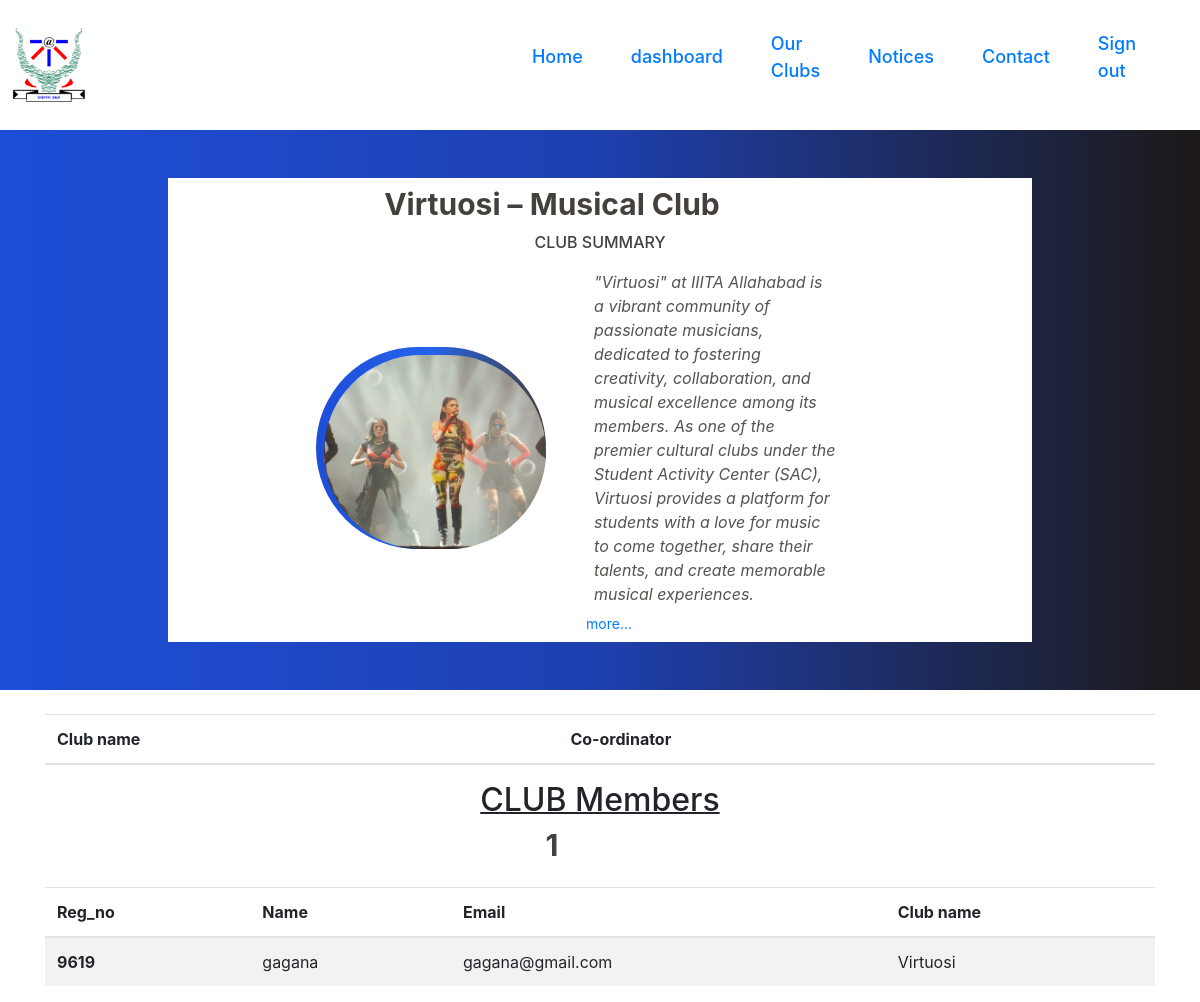
Screenshot of /ourclubs/Srishti.php with the database file from the repository.
### tables this page shows
CREATE TABLE `members` (
  `id` int(5) NOT NULL,
  `name` varchar(20) NOT NULL,
  `email` varchar(30) NOT NULL,
  `club_name` varchar(30) DEFAULT NULL,
  `password` varchar(30) NOT NULL
);

### ourclubs/Srishti.php (the view, shortened to what this page needs)
<!DOCTYPE html>
<html lang="en">
<head>
    <link
    rel="stylesheet"
    href="https://cdnjs.cloudflare.com/ajax/libs/animate.css/4.1.1/animate.min.css"
  />
</head>
<body>
    <div class="navbarheader">
        <div class="flex justify-center">
            <div class="self-center top-0 w-full max-w-7xl ">
                <div class="flex justify-between items-center text-gray-700">
                    <div class="mx-2 my-4 ">
                      <div class=" md:w-1/6 overflow-hidden ">
                        <img src="../images/aiet-logo.png" alt="" class="" />
                      </div>
                    </div>
                    <ul class="hidden md:flex items-center text-[18px] font-semibold pr-10">
                        <li class="text-stone-600 hover:text-blue-600 hover:font-bold font-medium mx-4 my-1"><a
                                href="../home/home.php">Home</a></li>
                        <li class="text-stone-600 hover:text-blue-600 hover:font-bold font-medium mx-4 my-1"><a href="../dashboard/dashboard.php">
                                dashboard</a></li>
                        <li class="text-stone-600 hover:text-blue-600 hover:font-bold font-medium mx-4 my-1"><a href="../home/clubs.php">Our
                                Clubs</a></li>
                        <li class="text-stone-600 hover:text-blue-600 hover:font-bold font-medium mx-4 my-1"><a
                                href="../home/notice.php">Notices</a></li>
                        <li class="text-stone-600 hover:text-blue-600 hover:font-bold font-medium mx-4 my-1"><a
                                href="../home/contact.php">Contact</a></li>
                        <li class="text-stone-600 hover:text-blue-600 hover:font-bold font-medium mx-4 my-1"><a
                          href="../index.php">Sign out</a></li>
                    </ul>
                </div>
            </div>
           </div>
           <script src="https://cdn.tailwindcss.com"></script>
    </div>
    <div class="flex justify-center bg-gradient-to-r from-blue-700 via-blue-800 to-stone-900 p-4 animate__animated animate__fadeIn">
                                            <div class="flex flex-col justify-center items-center animate__animated animate__slideInDown">
                                                <div class="flex flex-col md:flex-row max-w-8xl justify-center items-center ">
                                                    <div class="overflow-hidden md:w-3/4 m-4 flex justify-center bg-white  ">
                                                        <div class="flex flex-col md:flex-row items-center justify-center md:w-3/4  ">
                                                            <div class=" flex flex-col items-center justify-center flex py-2">
                                                                <div class="text-3xl font-bold text-stone-700 text-center md:-ml-24"> Virtuosi – Musical Club</div>
                                                                <div class="text-md text-stone-700 font-medium text-center md:-ml-24 m-2">CLUB SUMMARY</div>
                                                                <div class="flex flex-col md:flex-row   items-center justify-center   mx-10">
                                                                    <div
                                                                        class="pl-2 pt-2 bg-gradient-to-r from-blue-700 via-blue-600 to-stone-700 rounded-full ">
                                                                        <img src="../images/srishti.png" alt=".../"
                                                                            class="rounded-full" />
                                                                    </div>
                                                                    <div class="flex flex-col w-full md:w-3/3  mx-10">
                                                                        <div class="text-stone-600 font-normal m-2 italic">"Virtuosi" at IIITA Allahabad is a vibrant community of passionate musicians, dedicated to fostering creativity, collaboration, and musical excellence among its members. As one of the premier cultural clubs under the Student Activity Center (SAC), Virtuosi provides a platform for students with a love for music to come together, share their talents, and create memorable musical experiences.</div>
                                                                        <div class="text-stone-500 text-sm   "><a href="https://www.aiet.org.in/clubs-activities/srishti/">more...</a></div>
                                                                    </div>
                                                                </div>
                                                            </div>
                                                        </div>
                                                    </div>
                                                </div>
                                            </div>
                                        </div>
                                        <br>
                                        <div class="flex justify-center" >
                                        <?php
include '../dbconnect.php';
?>
<!DOCTYPE html>
<html lang="en">
<head>
    <link rel="stylesheet" href="https://cdn.jsdelivr.net/npm/bootstrap@4.6.2/dist/css/bootstrap.min.css">
    <link rel="stylesheet" href="style.css">
</head>
<body>
    <div class="container">
    <table class="table table-striped">
  <thead>
    <tr>
      <th scope="col">Club name</th>
      <th scope="col">Co-ordinator</th>
    </tr>
  </thead>
</table>
    <h2 class="underline underline-offset-1 text-center text- decoration-2 ">CLUB Members</h2>
    <div class="text-3xl font-bold text-stone-700 text-center md:-ml-24 decoration-8">
        <?php
        $p = "select count(*) as `count` from `members` where `club_name` = 'Virtuosi'";
        $result= mysqli_query($conn,$p);
        $row = mysqli_fetch_assoc($result);
        echo $row['count'];
        ?>
</div>
<br>
        <table class="table table-striped">
  <thead>
    <tr>
      <th scope="col">Reg_no</th>
      <th scope="col">Name</th>
      <th scope="col">Email</th>
      <th scope="col">Club name</th>
    </tr>
  </thead>
  <tbody>
  <?php
$sql   ="Select * from `members` where `club_name` = 'Virtuosi'";
$result = mysqli_query($conn,$sql);
if($result){
    while($row=mysqli_fetch_assoc($result)){
          $id = $row['id'];
          $name = $row['name'];
          $email = $row['email'];
          $club = $row['club_name'];
          echo '
          <tr class="animate__animated animate__backInUp">
      <th scope="row">'.$id.'</th>
      <td>'.$name.'</td>
      <td>'.$email.'</td>
      <td>'.$club.'</td>
    </tr>';
    }
}
?>
  </tbody>
</table>
    </div>
<br>
</body>
</html>

### rows the page displays
members: id "9619", name "gagana", email "gagana@gmail.com", club_name "Virtuosi"

### other values shown
$row['count'] "1"
